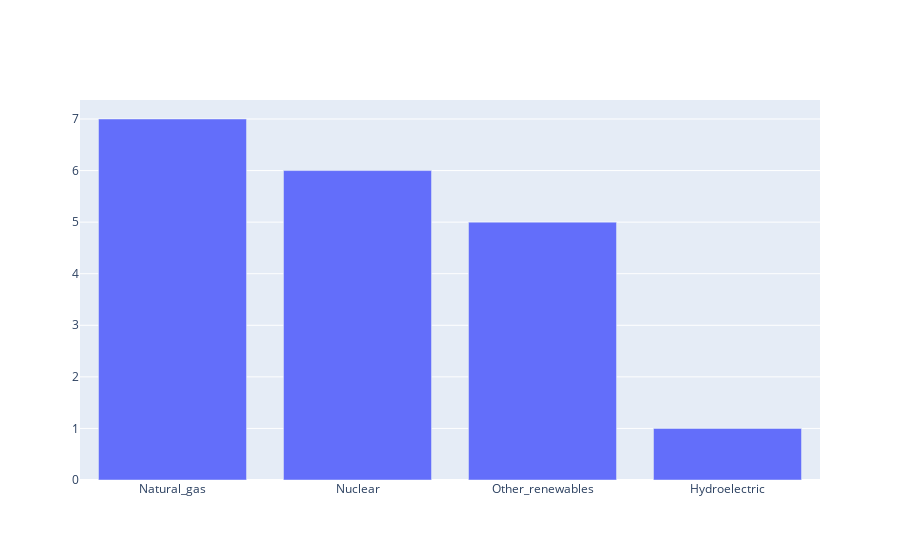

The cell this chart's notebook holds for it:
### Markdown cell above
## Decrease coal

### Code cell
df_decrease_coal = df_difference[df_difference["Coal"] < -5]
df_decrease_coal.drop(columns=["Coal"], inplace=True)
df_decrease_coal[df_decrease_coal < 0] = 0
df_decrease_coal = df_decrease_coal.apply(lambda x: round(x/x.sum(),2), axis=1)
df_decrease_coal["New_source"] = df_decrease_coal.idxmax(axis=1)
df_decrease_coal = df_decrease_coal.reset_index().sort_values("New_source").set_index(["New_source", "Entity"])

df_decrease_count = df_decrease_coal.reset_index().groupby("New_source").count()["Entity"].sort_values(ascending=False)

fig = go.Figure([go.Bar(x=df_decrease_count.index, y=df_decrease_count.values)])
fig.show()

### Figure 1 — Plotly figure (JSON) as saved in the notebook; plotly's stock layout.template omitted (floating-point values rounded to 4 significant figures)
{"data": [{"type": "bar", "x": ["Natural_gas", "Nuclear", "Other_renewables", "Hydroelectric"], "y": [7, 6, 5, 1]}], "layout": {}}
